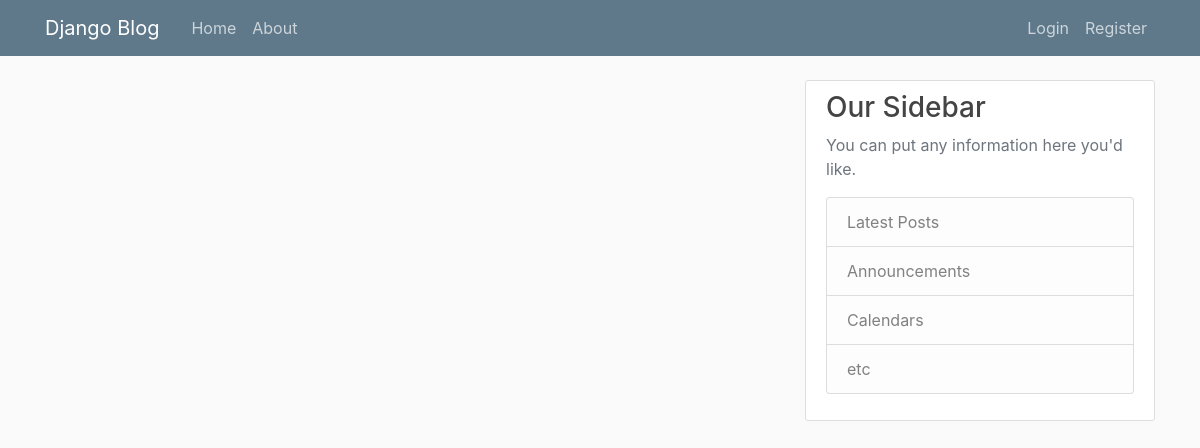
/blog_db/, run on an earlier commit of the app's database.
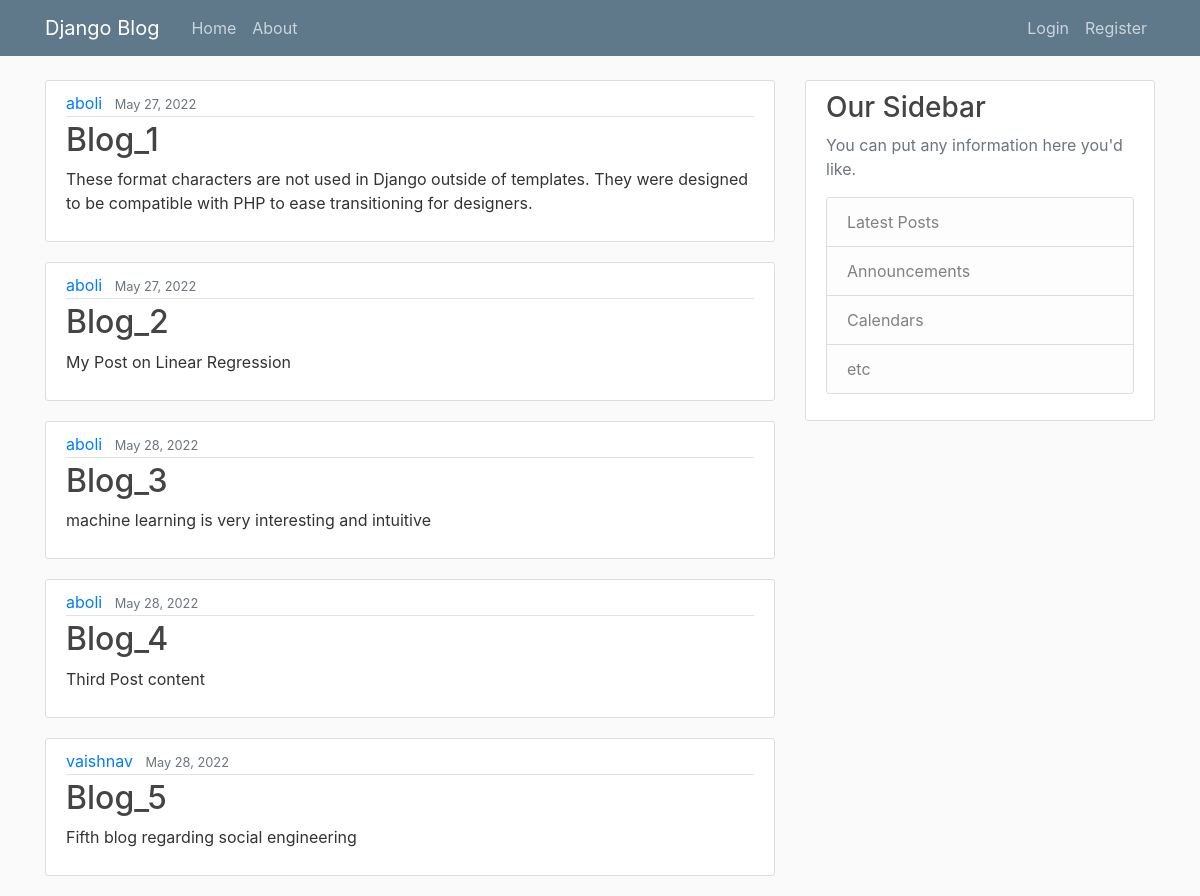
And on a later commit of the database.
### blog_db/models.py (models this page shows, shortened)
class Post(models.Model):
    title=models.CharField(max_length=200)
    content=models.TextField()
    date_posted=models.DateTimeField(default=timezone.now)
    author=models.ForeignKey(User,on_delete=models.CASCADE,default=None)

### blog_db/views.py (the view)
# urls.py: path('',views.home,name='blog-home'),
def home(request):
    context={
        'posts':Post.objects.all()
    }  # To Pass variable as Context to Template
    return render(request,'blog_db/home.html',context)

### blog_db/templates/blog_db/home.html
{% extends "blog_db/base.html" %}
{% block content %}
    {% for post in posts %}
    <article class="media content-section">
        <div class="media-body">
          <div class="article-metadata">
            <a class="mr-2" href="#">{{ post.author }}</a>
            <small class="text-muted">{{ post.date_posted|date:"F d, Y" }}</small>
          </div>
          <h2><a class="article-title" href="#">{{ post.title }}</a></h2>
          <p class="article-content">{{ post.content }}</p>
        </div>
      </article>
    {% endfor %}
{% endblock%}

### blog_db/templates/blog_db/base.html (shortened to what this page needs)
{% load static %}
<!DOCTYPE html>
<html lang="en">
<head>
    <link rel="stylesheet" href="https://cdn.jsdelivr.net/npm/bootstrap@4.0.0/dist/css/bootstrap.min.css">
    <link rel="stylesheet" type="text/css" href="{% static 'blog_db/main.css' %}">
    </head>
<body>
    <header class="site-header">
        <nav class="navbar navbar-expand-md navbar-dark bg-steel fixed-top">
          <div class="container">
            <a class="navbar-brand mr-4" href="/">Django Blog</a>
            <div class="collapse navbar-collapse" id="navbarToggle">
              <div class="navbar-nav mr-auto">
                <a class="nav-item nav-link" href="{% url 'blog_db-home' %}">Home</a>
                <a class="nav-item nav-link" href="{% url 'blog_db-about' %}">About</a>
              </div>
              <div class="navbar-nav">
                <a class="nav-item nav-link" href="#">Login</a>
                <a class="nav-item nav-link" href="#">Register</a>
              </div>
            </div>
          </div>
        </nav>
      </header>
      <main role="main" class="container">
        <div class="row">
          <div class="col-md-8">
            {% block content %}{% endblock %}
          </div>
          <div class="col-md-4">
            <div class="content-section">
              <h3>Our Sidebar</h3>
              <p class='text-muted'>You can put any information here you'd like.
                <ul class="list-group">
                  <li class="list-group-item list-group-item-light">Latest Posts</li>
                  <li class="list-group-item list-group-item-light">Announcements</li>
                  <li class="list-group-item list-group-item-light">Calendars</li>
                  <li class="list-group-item list-group-item-light">etc</li>
                </ul>
              </p>
            </div>
          </div>
        </div>
      </main>
</body>
</html>

### blog_db/static/blog_db/main.css (style rules this page uses)
body { background: #fafafa; color: #333333; margin-top: 5rem; }
h1, h2, h3, h4, h5, h6 { color: #444444; }
ul { margin: 0; }
.bg-steel { background-color: #5f788a; }
.site-header .navbar-nav .nav-link { color: #cbd5db; }
.content-section { background: #ffffff; padding: 10px 20px; border: 1px solid #dddddd; border-radius: 3px; margin-bottom: 20px; }
.article-title { color: #444444; }
.article-content { white-space: pre-line; }
.article-metadata { padding-bottom: 1px; margin-bottom: 4px; border-bottom: 1px solid #e3e3e3 }

What changed in the data, as far as the page shows it:
added Post: author "aboli", date_posted "May 27, 2022", title "Blog_1", content "These format characters are not used in Django outside of templates. They were designed to be compatible with PHP to ease transitioning for designers."
added Post: author "aboli", date_posted "May 27, 2022", title "Blog_2", content "My Post on Linear Regression"
added Post: author "aboli", date_posted "May 28, 2022", title "Blog_3", content "machine learning is very interesting and intuitive"
added Post: author "aboli", date_posted "May 28, 2022", title "Blog_4", content "Third Post content"
added Post: author "vaishnav", date_posted "May 28, 2022", title "Blog_5", content "Fifth blog regarding social engineering"
